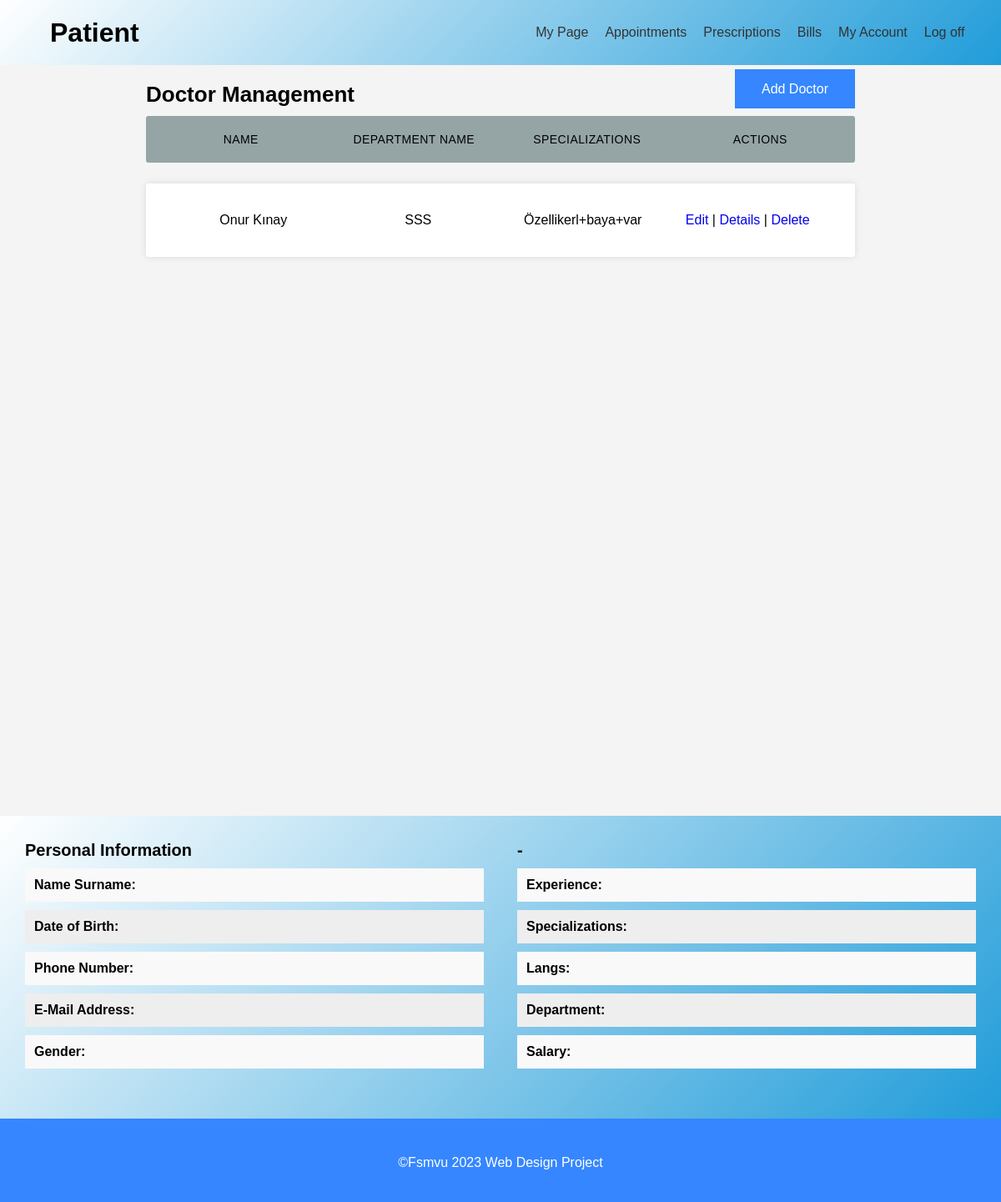
The page /Doctors/ on the database its author committed.
### doctor/models.py (models this page shows, shortened)
class Doctor(models.Model):
    ID = models.BigAutoField(primary_key=True)
    User = models.ForeignKey(settings.AUTH_USER_MODEL,on_delete=models.CASCADE,blank=True, null=True)
    DateOfBirth = models.DateField()
    Gender = models.CharField(max_length=1, choices=GENDER_CHOICES)
    Phone = models.CharField(max_length=11)
    Salary = models.IntegerField()
    Specializations = models.CharField(max_length=300)
    Experience = models.TextField()
    Languages = models.CharField(max_length=300)
    Department = models.ForeignKey(Department, on_delete=models.SET_DEFAULT,default=1)
    class Meta:
        db_table = "doctor"

### department/models.py (models this page shows, shortened)
class Department(models.Model):
    ID = models.BigAutoField(primary_key=True)
    Name = models.CharField(max_length=100)
    PriceUnit =  models.IntegerField()
    class Meta:
        db_table = "department"

### doctor/views.py (the view)
# urls.py: path('',views.home,name=""),
def home(request):
    context ={}
    context["dataset"] = Doctor.objects.all()
    return render(request, "doctor/home.html", context)

### doctor/templates/doctor/home.html (shortened to what this page needs)
{% extends 'management_base.html' %}
{% load static %}
{% block content %}
  <section id="doktor-yonetimi">
    <div class="container">
      <h2 style="display:inline">Doctor Management</h2>
      <div class="addButton">
        <a class="addButtonInside" href="/Doctors/Create">Add Doctor</a>
      </div>
      <div class="bosluk"></div>
      <ul class="responsive-table">
        <li class="table-header">
          <div class="col col-1">Name</div>
          <div class="col col-2">Department Name</div>
          <div class="col col-3">Specializations</div>
          <div class="col col-4">Actions</div>
        </li>
        {% for data in dataset %}
          <li class="table-row">
            <div class="col col-1 nameSurname" data-label="Job Id">{{ data.User.first_name }} {{ data.User.last_name }}</div>
            <div class="col col-2" data-label="Doctor Name">{{ data.Department.Name }}</div>
            <div class="col col-3">{{ data.Specializations }}</div>
            <div class="col col-4" data-label="Operation">
              <a href="/Doctors/Edit/{{ data.ID }}">Edit</a> |
              <a class="getDetails" href="/Doctors/Details/{{data.ID}}">Details</a>
              | <a class="delete" href="/Doctors/Delete/{{ data.ID }}">Delete</a>
            </div>
          </li>
        {% endfor %}
      </ul>
    </div>
  </section>
  <div id="ex1" class="modal" style="max-width:initial">
    <section id="ozel-sayfa" style="padding:0;margin-bottom:0">
      <div class="container" style="max-width:initial">
        <div class="kisisel-bilgiler">
          <h3>Personal Information</h3>
          <ul>
            <li class="docNameSurname">
              <span>Name Surname:</span>
            </li>
            <li class="docDoB">
              <span>Date of Birth:</span>
            </li>
            <li class="docNumber">
              <span>Phone Number:</span>
            </li>
            <li class="docEmail">
              <span>E-Mail Address:</span>
            </li>
            <li class="docGender">
              <span>Gender:</span>
            </li>
          </ul>
        </div>
        <div class="hesap-bilgileri">
          <h3>-</h3>
          <ul>
            <li class="docExperience">
              <span>Experience:</span>
            </li>
            <li class="docSpecializations">
              <span>Specializations:</span>
            </li>
            <li class="docLangs">
              <span>Langs:</span>
            </li>
            <li class="docDept">
              <span>Department:</span>
            </li>
            <li class="docSalary">
              <span>Salary:</span>
            </li>
          </ul>
        </div>
      </div>
    </section>
  </div>
{% endblock %}

### static/css/page-style.css (style rules this page uses)
html { height: 100%; }
body { font-family: Arial, sans-serif; margin: 0; padding: 0; background-color: #f4f4f4; height: 100%; }
section { padding: 20px; margin-bottom: 100px; min-height: 100%; }
a { text-decoration: none; }
.container { max-width: 75%; margin-left: auto; margin-right: auto; padding-left: 10px; padding-right: 10px; }
.addButton { float: right; }
.addButtonInside { background-color: #3586ff; border: none; color: white; padding: 15px 32px; text-align: center; text-decoration: none; font-size: 16px; }
.bosluk { height: 10px; }
* { margin: 0; padding: 0; box-sizing: border-box; font-family: "Poppins", sans-serif; }

### rows shown on the page
Doctor: User.first_name "Onur", User.last_name "Kınay", Department.Name "SSS", Specializations "Özellikerl+baya+var"
